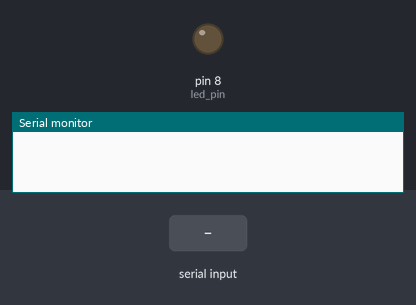
A sketch run on a simulated Arduino Uno, built with avr-gcc and run on an emulated ATmega328P. Parts: output pins drawn as LEDs (lit = HIGH), the last lines printed to the serial monitor. The inputs (shaded band) are chosen by the test bench.

Above: at 1.2 s.
1.3 s: "1\n" received over Serial
At 1.6 s:
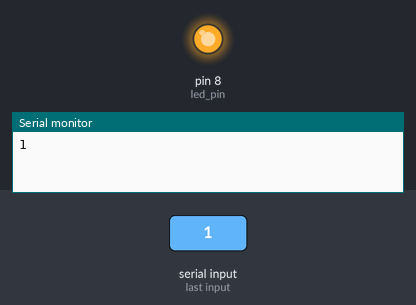
Timing chart, 0 to 4.3 s (numbered marks = the images above; inputs shaded):
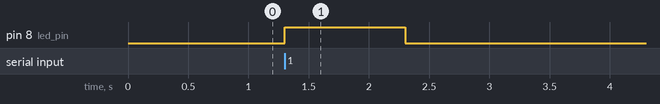

The sketch:

serial_test.ino
```cpp
uint8_t serial_in;
const uint8_t led_pin = 8;

void setup() {
  Serial.begin(115200);
  Serial.setTimeout(1);
  pinMode(led_pin, OUTPUT);
}

void loop() {
  while (!Serial.available());
  serial_in = Serial.readString().toInt();
  Serial.print(serial_in);

  if(serial_in == 1)
  {
    digitalWrite(led_pin, HIGH);   // turn the LED on (HIGH is the voltage level)
    delay(1000);                       // wait for a second
    digitalWrite(led_pin, LOW);    // turn the LED off by making the voltage LOW
    delay(1000);
  }
}
```

Measured:
- after the input at 1.3 s, pin 8 (led_pin): LOW → HIGH at once, → LOW 1.0 s later
